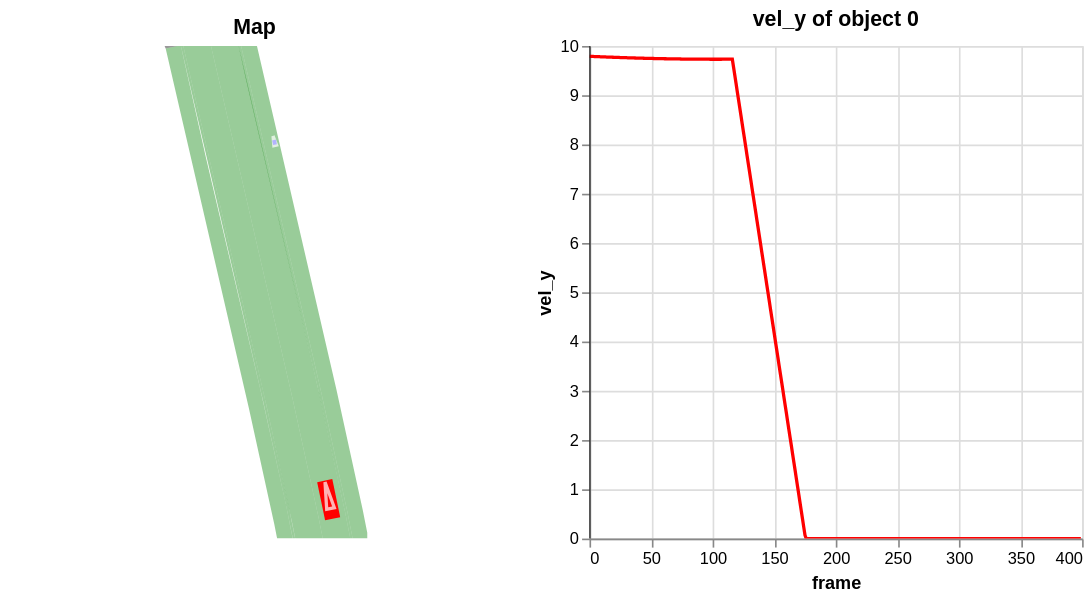

The notebook cell this image was saved under:
### Markdown cell above
### Plot using Altair
You can create interactive plots with [altair](https://altair-viz.github.io/) using `plot_altair` function of the recording. If using the the function in a non notebook environment use `import altair as alt; alt.renderers.enable("browser")` to enable blotting in a browser and call `.show()` on the resulting chart.

### Code cell
r.plot_altair(start_frame=0, end_frame=400, metric_column="vel_y", idx=0)

### Figure 1 — Vega-Lite specification as saved in the notebook (floating-point values rounded to 4 significant figures; data arrays with more than 128 entries replaced by an {"elided": "..."} marker saying what was removed)
{"config": {"view": {"continuousWidth": 300, "continuousHeight": 300}}, "hconcat": [{"layer": [{"data": {"name": "data-29b18f8df5fa83f31778688de3365ec5"}, "mark": {"type": "geoshape", "fillOpacity": 0, "filled": false, "opacity": 0}}, {"data": {"name": "data-eb64622f3168aa8c7d389c04bddfb86c"}, "mark": {"type": "geoshape", "fillOpacity": 0.4, "filled": true}, "encoding": {"color": {"condition": [{"test": {"equal": true, "field": "properties.on_intersection"}, "value": "black"}], "value": "green"}, "tooltip": [{"field": "properties.idx", "type": "nominal"}, {"field": "properties.type", "type": "ordinal"}, {"field": "properties.subtype", "type": "ordinal"}, {"field": "properties.on_intersection", "type": "ordinal"}]}}, {"data": {"name": "data-e593e46a9c0f05d711ca9eb712f7acb3"}, "mark": {"type": "geoshape"}, "encoding": {"color": {"condition": [{"test": {"equal": -1, "field": "properties.idx"}, "value": "red"}, {"test": {"equal": 0, "field": "properties.idx"}, "value": "red"}], "value": "blue"}, "tooltip": [{"field": "properties.idx", "type": "nominal"}, {"field": "properties.frame", "type": "nominal"}, {"field": "properties.type", "type": "ordinal"}]}, "transform": [{"filter": {"equal": {"expr": "param_69790c8177d60e7c"}, "field": "properties.frame"}}]}, {"data": {"name": "data-e52254f5a7ddd45b6661c21e3e33ff83"}, "mark": {"type": "point", "color": "white", "shape": "wedge", "strokeWidth": 2}, "encoding": {"angle": {"field": "deg", "scale": {"domain": [180, -180], "range": [-90, 270]}, "type": "quantitative"}, "latitude": {"field": "y", "type": "quantitative"}, "longitude": {"field": "x", "type": "quantitative"}, "size": {"field": "size", "legend": null, "type": "quantitative"}, "tooltip": [{"field": "idx", "type": "nominal"}, {"field": "frame", "type": "nominal"}, {"field": "type", "type": "ordinal"}]}, "transform": [{"filter": {"equal": {"expr": "param_69790c8177d60e7c"}, "field": "frame"}}]}], "projection": {"reflectY": true, "type": "identity"}, "title": "Map"}, {"layer": [{"data": {"name": "data-2931ee100fc66251f876f1fdfe0587a7"}, "mark": {"type": "line", "tooltip": true}, "encoding": {"color": {"value": "red"}, "x": {"field": "frame", "type": "quantitative"}, "y": {"field": "vel_y", "type": "quantitative"}}, "name": "view_51566748295a34f6_1", "title": "vel_y of object 0"}, {"data": {"name": "empty"}, "mark": {"type": "rule"}, "encoding": {"x": {"scale": {"domain": [0, 399]}, "type": "quantitative", "datum": {"expr": "param_69790c8177d60e7c"}}}}]}], "params": [{"name": "param_1e9efca18e7a2868", "select": {"type": "interval", "encodings": ["x", "y"]}, "bind": "scales", "views": ["view_51566748295a34f6_1"]}, {"name": "param_69790c8177d60e7c", "bind": {"input": "range", "max": 399, "min": 0, "name": "frame", "step": 1}, "value": 0}], "$schema": "https://vega.github.io/schema/vega-lite/v6.4.1.json", "datasets": {"data-29b18f8df5fa83f31778688de3365ec5": [{"type": "Feature", "geometry": {"type": "Polygon", "coordinates": [[[47.74, -12.69], [47.74, -74.92], [18.44, -74.92], [18.44, -12.69], [47.74, -12.69]]]}, "properties": {}}], "data-eb64622f3168aa8c7d389c04bddfb86c": [{"type": "Feature", "geometry": {"type": "Polygon", "coordinates": [[[41.46, -56.1], [44.84, -71.58], [45.49, -74.88], [41.92, -74.88], [41.38, -72.14], [38.03, -56.82], [27.45, -11.09], [31.05, -11.09], [41.46, -56.1]]]}, "properties": {"idx": 0, "type": "DRIVING", "subtype": "NORMAL", "on_intersection": false}}, {"type": "Feature", "geometry": {"type": "Polygon", "coordinates": [[[41.75, -56.05], [45.14, -71.54], [45.8, -74.88], [45.49, -74.88], [44.84, -71.6], [41.23, -55.12], [31.96, -15.37], [31.03, -11.09], [31.35, -11.09], [41.75, -56.05]]]}, "properties": {"idx": 1, "type": "NONDRIVING", "subtype": "BORDER", "on_intersection": false}}, {"type": "Feature", "geometry": {"type": "Polygon", "coordinates": [[[43.71, -55.63], [47.11, -71.21], [47.7, -74.18], [47.7, -74.88], [45.8, -74.88], [45.14, -71.54], [41.75, -56.05], [31.35, -11.09], [33.41, -11.09], [43.71, -55.63]]]}, "properties": {"idx": 2, "type": "NONDRIVING", "subtype": "SIDEWALK", "on_intersection": false}}, {"type": "Feature", "geometry": {"type": "Polygon", "coordinates": [[[37.93, -72.71], [34.6, -57.54], [23.86, -11.09], [27.45, -11.09], [38.03, -56.82], [41.38, -72.14], [41.92, -74.88], [38.36, -74.88], [37.93, -72.71]]]}, "properties": {"idx": 3, "type": "DRIVING", "subtype": "NORMAL", "on_intersection": false}}, {"type": "Feature", "geometry": {"type": "Polygon", "coordinates": [[[37.22, -70.78], [34.16, -56.94], [23.55, -11.09], [23.86, -11.09], [34.45, -56.87], [37.51, -70.72], [38.35, -74.88], [38.04, -74.88], [37.22, -70.78]]]}, "properties": {"idx": 4, "type": "NONDRIVING", "subtype": "BORDER", "on_intersection": false}}, {"type": "Feature", "geometry": {"type": "Polygon", "coordinates": [[[35.65, -73.07], [32.35, -58.01], [21.58, -11.41], [23.07, -11.09], [23.55, -11.09], [26.75, -25.33], [33.79, -55.34], [37.19, -70.65], [38.03, -74.88], [36.01, -74.88], [35.65, -73.07]]]}, "properties": {"idx": 5, "type": "NONDRIVING", "subtype": "SIDEWALK", "on_intersection": false}}, {"type": "Feature", "geometry": {"type": "Polygon", "coordinates": []}, "properties": {"idx": 6, "type": "DRIVING", "subtype": "NORMAL", "on_intersection": false}}, {"type": "Feature", "geometry": {"type": "Polygon", "coordinates": []}, "properties": {"idx": 7, "type": "NONDRIVING", "subtype": "BORDER", "on_intersection": false}}, {"type": "Feature", "geometry": {"type": "Polygon", "coordinates": []}, "properties": {"idx": 8, "type": "NONDRIVING", "subtype": "SIDEWALK", "on_intersection": false}}, {"type": "Feature", "geometry": {"type": "Polygon", "coordinates": []}, "properties": {"idx": 9, "type": "DRIVING", "subtype": "NORMAL", "on_intersection": false}}, {"type": "Feature", "geometry": {"type": "Polygon", "coordinates": []}, "properties": {"idx": 10, "type": "NONDRIVING", "subtype": "BORDER", "on_intersection": false}}, {"type": "Feature", "geometry": {"type": "Polygon", "coordinates": []}, "properties": {"idx": 11, "type": "NONDRIVING", "subtype": "SIDEWALK", "on_intersection": false}}, {"type": "Feature", "geometry": {"type": "Polygon", "coordinates": []}, "properties": {"idx": 12, "type": "DRIVING", "subtype": "NORMAL", "on_intersection": false}}, {"type": "Feature", "geometry": {"type": "Polygon", "coordinates": []}, "properties": {"idx": 13, "type": "NONDRIVING", "subtype": "BORDER", "on_intersection": false}}, {"type": "Feature", "geometry": {"type": "Polygon", "coordinates": []}, "properties": {"idx": 14, "type": "NONDRIVING", "subtype": "SIDEWALK", "on_intersection": false}}, {"type": "Feature", "geometry": {"type": "Polygon", "coordinates": []}, "properties": {"idx": 15, "type": "DRIVING", "subtype": "NORMAL", "on_intersection": false}}, {"type": "Feature", "geometry": {"type": "Polygon", "coordinates": []}, "properties": {"idx": 16, "type": "NONDRIVING", "subtype": "BORDER", "on_intersection": false}}, {"type": "Feature", "geometry": {"type": "Polygon", "coordinates": []}, "properties": {"idx": 17, "type": "NONDRIVING", "subtype": "SIDEWALK", "on_intersection": false}}, {"type": "Feature", "geometry": {"type": "Polygon", "coordinates": []}, "properties": {"idx": 18, "type": "DRIVING", "subtype": "NORMAL", "on_intersection": false}}, {"type": "Feature", "geometry": {"type": "Polygon", "coordinates": []}, "properties": {"idx": 19, "type": "NONDRIVING", "subtype": "BORDER", "on_intersection": false}}, {"type": "Feature", "geometry": {"type": "Polygon", "coordinates": []}, "properties": {"idx": 20, "type": "NONDRIVING", "subtype": "SIDEWALK", "on_intersection": false}}, {"type": "Feature", "geometry": {"type": "Polygon", "coordinates": []}, "properties": {"idx": 21, "type": "DRIVING", "subtype": "NORMAL", "on_intersection": false}}, {"type": "Feature", "geometry": {"type": "Polygon", "coordinates": []}, "properties": {"idx": 22, "type": "NONDRIVING", "subtype": "BORDER", "on_intersection": false}}, {"type": "Feature", "geometry": {"type": "Polygon", "coordinates": []}, "properties": {"idx": 23, "type": "NONDRIVING", "subtype": "SIDEWALK", "on_intersection": false}}, {"type": "Feature", "geometry": {"type": "Polygon", "coordinates": []}, "properties": {"idx": 24, "type": "INTERSECTION", "subtype": "NORMAL", "on_intersection": true}}, {"type": "Feature", "geometry": {"type": "Polygon", "coordinates": []}, "properties": {"idx": 25, "type": "INTERSECTION", "subtype": "NORMAL", "on_intersection": true}}, {"type": "Feature", "geometry": {"type": "Polygon", "coordinates": []}, "properties": {"idx": 26, "type": "INTERSECTION", "subtype": "BORDER", "on_intersection": true}}, {"type": "Feature", "geometry": {"type": "Polygon", "coordinates": []}, "properties": {"idx": 27, "type": "INTERSECTION", "subtype": "SIDEWALK", "on_intersection": true}}, {"type": "Feature", "geometry": {"type": "Polygon", "coordinates": []}, "properties": {"idx": 28, "type": "INTERSECTION", "subtype": "NORMAL", "on_intersection": true}}, {"type": "Feature", "geometry": {"type": "Polygon", "coordinates": []}, "properties": {"idx": 29, "type": "INTERSECTION", "subtype": "NORMAL", "on_intersection": true}}, {"type": "Feature", "geometry": {"type": "Polygon", "coordinates": []}, "properties": {"idx": 30, "type": "INTERSECTION", "subtype": "BORDER", "on_intersection": true}}, {"type": "Feature", "geometry": {"type": "Polygon", "coordinates": []}, "properties": {"idx": 31, "type": "INTERSECTION", "subtype": "SIDEWALK", "on_intersection": true}}, {"type": "Feature", "geometry": {"type": "Polygon", "coordinates": []}, "properties": {"idx": 32, "type": "INTERSECTION", "subtype": "NORMAL", "on_intersection": true}}, {"type": "Feature", "geometry": {"type": "Polygon", "coordinates": []}, "properties": {"idx": 33, "type": "INTERSECTION", "subtype": "NORMAL", "on_intersection": true}}, {"type": "Feature", "geometry": {"type": "Polygon", "coordinates": []}, "properties": {"idx": 34, "type": "INTERSECTION", "subtype": "NORMAL", "on_intersection": true}}, {"type": "Feature", "geometry": {"type": "Polygon", "coordinates": []}, "properties": {"idx": 35, "type": "INTERSECTION", "subtype": "BORDER", "on_intersection": true}}, {"type": "Feature", "geometry": {"type": "Polygon", "coordinates": [[[21.58, -11.41], [21.44, -11.09], [23.08, -11.09], [21.58, -11.41]]]}, "properties": {"idx": 36, "type": "INTERSECTION", "subtype": "SIDEWALK", "on_intersection": true}}, {"type": "Feature", "geometry": {"type": "Polygon", "coordinates": []}, "properties": {"idx": 37, "type": "INTERSECTION", "subtype": "NORMAL", "on_intersection": true}}, {"type": "Feature", "geometry": {"type": "Polygon", "coordinates": []}, "properties": {"idx": 38, "type": "INTERSECTION", "subtype": "NORMAL", "on_intersection": true}}, {"type": "Feature", "geometry": {"type": "Polygon", "coordinates": []}, "properties": {"idx": 39, "type": "INTERSECTION", "subtype": "NORMAL", "on_intersection": true}}, {"type": "Feature", "geometry": {"type": "Polygon", "coordinates": []}, "properties": {"idx": 40, "type": "INTERSECTION", "subtype": "NORMAL", "on_intersection": true}}, {"type": "Feature", "geometry": {"type": "Polygon", "coordinates": []}, "properties": {"idx": 41, "type": "INTERSECTION", "subtype": "NORMAL", "on_intersection": true}}, {"type": "Feature", "geometry": {"type": "Polygon", "coordinates": []}, "properties": {"idx": 42, "type": "INTERSECTION", "subtype": "BORDER", "on_intersection": true}}, {"type": "Feature", "geometry": {"type": "Polygon", "coordinates": []}, "properties": {"idx": 43, "type": "INTERSECTION", "subtype": "SIDEWALK", "on_intersection": true}}], "data-e593e46a9c0f05d711ca9eb712f7acb3": {"elided": "800 records"}, "data-e52254f5a7ddd45b6661c21e3e33ff83": {"elided": "800 records"}, "data-2931ee100fc66251f876f1fdfe0587a7": {"elided": "400 records"}, "empty": [{}]}}
